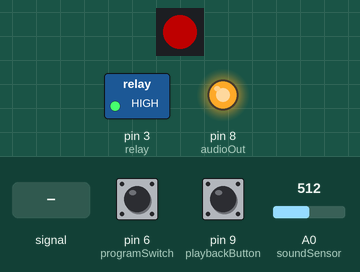
Simulated run of this sketch. Board: Arduino Uno, built with avr-gcc and run on an emulated ATmega328P. Shown: 1 RGB LEDs in strip order, left to right, switched loads named in the sketch (green lamp = pin HIGH), output pins drawn as LEDs (lit = HIGH). The inputs (shaded band) are chosen by the test bench; at power-on: pin 6 (programSwitch) LOW, pin 9 (playbackButton) LOW, A0 (soundSensor) = 512. Dim RGB values are drawn brighter than linear; EEPROM starts erased.

Above: at 7.9 s.
8.0 s: pin 6 (programSwitch) pulled HIGH for 3.2 s
At 9.48 s:
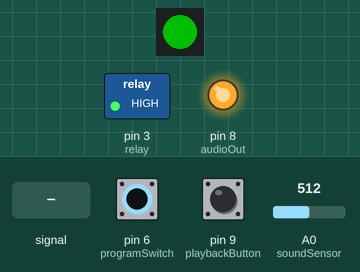
At 11.1 s:
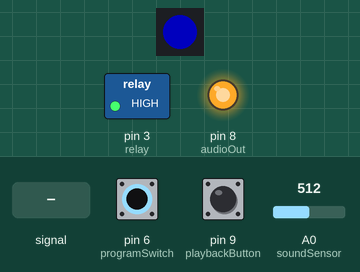
16.2 s: A0 (soundSensor) fed a 200 Hz sine of ±81 counts around its level
22.1 s: pin 9 (playbackButton) pulled HIGH for 3.2 s
At 24.2 s:
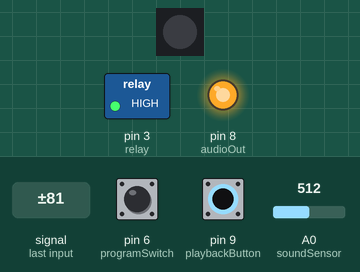
31.0 s: A0 (soundSensor) set to 590
Timing chart, 0 to 35.5 s (numbered marks = the images above; inputs shaded):
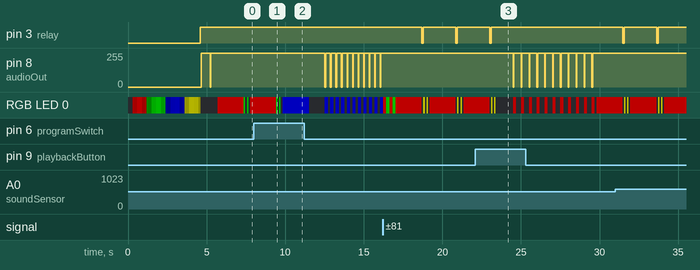

The sketch:

wizardswitch.ino
```cpp
// (licence header left out)
#include <EEPROM.h>
#include <Adafruit_NeoPixel.h>
#ifdef __AVR__
  #include <avr/power.h>
#endif

#define PIN 5

Adafruit_NeoPixel strip = Adafruit_NeoPixel(1, PIN, NEO_GRB + NEO_KHZ800);

const byte eepromValid = 123;    // If the first byte in eeprom is this then the data is valid.

// Pin definitions
const int soundSensor = A0;        // Piezo buzzer on pin A0.
const int programSwitch = 6;       // Used to program in a new pattern
const int relay = 3;               // Relay pin
const int audioOut = 8;            // Audio out from the piezo buzzer
const int playbackButton = 9;      // Used to playback currently stored pattern

// Tuning constants.
const int threshold = 250;           // If sound exceeds this threshold, it is rejected.
const int maxThreshold = 600;         // Automatically reject any noise that is too loud to be the user.
const int rejectValue = 20;          // If an individual sound is off by this percentage it is rejected (Lower value = More strict)
const int averageRejectValue = 15;   // If the average timing of the sounds is off by this percent it is rejected. (Lower value = More strict)
const int fadeTime = 150;            // Time before we listen for another sound. (Debounce timer).
const int patternMax = 10;           // Pattern sound limit. Maximum number of sounds to listen for. (Default is 10)
const int timeOut = 1200;            // Longest time to wait for the next sound before we assume that it's finished.


// Variables
int waitTime = 2;                                                //Time to fade in and out of colors during startup sequence.
int patternArray[patternMax] = {0, 0, 0, 0, 0, 0, 0, 0, 0, 0};   //Array where current pattern is stored
int incomingSound[patternMax];                                   //Array where incoming sounds are stored. To then be compared to the stored pattern.
int soundSensorValue = 0;                                        //Amplitude of the incoming sound from the sound detector board.
boolean programLEDFlag = false;                                  //Needed for the a blue colour to playback properly.
boolean programButtonPressed = false;                            //Flag so we remember the programming button setting at the end of the cycle.
int maxIntervalGlobal = 300;                                     // Needed for pattern playback function. A value needs to be passed in order for the playbackPattern() to work properly.
                                                                  //TODO: Rewrite the playbackPattern() so it does not require this workaround.

void setup() {
  strip.begin();
  strip.setBrightness(80);                // Sets brightness to a comfortable level.
  fade(255, 0, 0, waitTime);              // Red
  fade(0, 255, 0, waitTime);              // Green
  fade(0, 0, 255, waitTime);              // Blue
  fade(255, 255, 0, waitTime);            // Yellow
  readPattern();                          // Load pattern from EEPROM, if any.
  pinMode(relay, OUTPUT);
  digitalWrite(relay, HIGH);
  pinMode(programSwitch, INPUT);
  audioFeedback(500, 1000);              //Play a short tone so user knows device is running
  delay(100);
  audioFeedback(500, 1500);
}

void loop() {

  //Checks to see if playback button is pressed first
  if (digitalRead(playbackButton) == HIGH) {
    playbackPattern(maxIntervalGlobal);
    strip.setPixelColor(0, 0, 0, 0);          // Turn off the LED for normal operation
    strip.show();
    delay(100);
  }


  soundSensorValue = analogRead(soundSensor); // Listen for any sound at all.

  if (digitalRead(programSwitch)==HIGH){      // Is the program button pressed?
    programButtonPressed = true;              // Yes, so lets save that state then turn of the LED for normal operation.
    strip.setPixelColor(0, 0, 0, 0);
    strip.show();
  } else {
    programButtonPressed = false;
    strip.setPixelColor(0, 0, 0, 0);          //If not, just move on.
    strip.show();
  }

  if (soundSensorValue >= threshold && soundSensorValue <= maxThreshold){   //Sound must fall between the two threshold values to be passed on. Otherwise, it is rejected.
    listenToSecretSound();                      //Begin listening to sounds
  }
}

// Records the timing of incoming sounds.
void listenToSecretSound() {

  int i = 0;
  // First lets reset the listening array.
  for (i=0;i<patternMax;i++){
    incomingSound[i]=0;
  }

  int currentSoundNumber=0;         			// Incrementer for the array.
  int startTime=millis();           			// Reference for when this pattern started.
  int now=millis();


  if (programButtonPressed==true){
    strip.setPixelColor(0, 0, 0, 255);       // When programming, the LED will blink blue with every incoming sound
    strip.show();
    programLEDFlag = true;                   // This flag is used so the LED will still be blue during playback to the user.
  } else {
    strip.setPixelColor(0, 255, 0, 0);      // Otherwise, Green blinks for normal operation.
    strip.show();
  }

  delay(fadeTime);                       	        // Wait for this peak to fade before we listen to the next one.
  strip.setPixelColor(0, 0, 0, 0);
  strip.show();

  do {
    //listen for the next sound or wait for it to timeout.
    soundSensorValue = analogRead(soundSensor);
    if (soundSensorValue >= threshold && soundSensorValue <= maxThreshold){

      //record the delay time.
      now=millis();
      incomingSound[currentSoundNumber] = now - startTime;
      currentSoundNumber ++;                             //increment the counter.
      startTime=now;

      // and reset our timer for the next sound
      if (programButtonPressed == true){
        strip.setPixelColor(0, 0, 0, 255);                     // Blue for programming.
        strip.show();
      } else {
        strip.setPixelColor(0, 255, 0, 0);                    // Green for normal use.
        strip.show();
      }
      delay(fadeTime);                              // Again, a little delay to let the sound decay.
      strip.setPixelColor(0, 0, 0, 0);
      strip.show();
      }

    now=millis();

  } while ((now-startTime < timeOut) && (currentSoundNumber < patternMax));

  //We've got our pattern recorded, check to see if it's valid
  if (programButtonPressed == false) {             // Only if we're not in progamming mode.
    if (validatePattern() == true) {
      triggerRelay();
    } else {
  		// Pattern was wrong. Blink the red LED as visual feedback.
      for (i=0; i < 2; i++) {
        strip.setPixelColor(0, 0, 255, 0);
        strip.show();
        delay(100);
        strip.setPixelColor(0, 0, 0, 0);
        strip.show();
        delay(100);
      }
    }
  } else {                            // If we're in programming mode we still validate but do nothing to the relay
    validatePattern();

    // Blink green and red alternately to show that the programming is complete.
    for (i=0; i<2; i++){
      strip.setPixelColor(0, 255, 0, 0);
      strip.show();
      delay(200);
      strip.setPixelColor(0, 0, 255, 0);
      strip.show();
      delay(200);
    }
    strip.setPixelColor(0, 0, 0, 0);      // Turn the LED back off again to signal we are returing to normal operation.
    strip.show();
  }
}


//Actives the relay
void triggerRelay(){
  int i=0;
  digitalWrite(relay, LOW);
  delay(100);
  digitalWrite(relay, HIGH);

  //Green LED blinks for visual feedback
     for (i=0; i < 2; i++) {
      strip.setPixelColor(0, 255, 255, 0);
      strip.show();
      delay(100);
      strip.setPixelColor(0, 0, 0, 0);
      strip.show();
      delay(100);
  }
}

// Plays a tone on the piezo.
// playTime = milliseconds to play the tone
// delayTime = time in microseconds between ticks. (smaller = higher pitch tone.)
void audioFeedback(int playTime, int delayTime) {
  long loopTime = (playTime * 1000L) / delayTime;
  pinMode(audioOut, OUTPUT);
  for (int i = 0; i < loopTime; i++) {
    digitalWrite(audioOut, HIGH);
    delayMicroseconds(delayTime);
    digitalWrite(audioOut, LOW);
  }
  pinMode(audioOut, INPUT);
}


// Compares incoming pattern to the stored pattern. This is where the fun happens, here we go...
// TODO: break it into smaller functions for readability.
boolean validatePattern(){

  int i=0;
  int currentSoundCount = 0;
  int soundCount = 0;
  int maxInterval = 0;          			// Used to normalize the times.

  for(i=0;i<patternMax;i++){
    if(incomingSound[i] > 0){
      currentSoundCount++;
    }
    if(patternArray[i] > 0){
      soundCount++;
    }
    if(incomingSound[i] > maxInterval){ 	//Collect normalization data while we're looping.
      maxInterval = incomingSound[i];
    }
  }

  //If we're recording a new pattern, save the info and get out of here.
  if (programButtonPressed==true){
      for (i = 0; i < patternMax; i++){ // normalize the times
        patternArray[i]= map(incomingSound[i],0, maxInterval, 0, 100);  //Saves new patterns to patternArray array for temporary storage.
      }
      savePattern();
      playbackPattern(maxInterval);
	    return false;                                                   //Returns false so we dont trigger the relay while programming.
  }
  if (currentSoundCount != soundCount){                         //Quickest check first. Returns false if the counts don't match
    return false;
  }


  /*
      Compares the relative intervals of the sounds, not the absolute time between them.
      Easier to input the pattern if the tempo is fast or slow but makes the whole system less precise.
  */


  int totaltimeDifferences=0;
  int timeDiff=0;
  for (i=0;i<patternMax;i++){ // Normalize the times
    incomingSound[i]= map(incomingSound[i],0, maxInterval, 0, 100);
    timeDiff = abs(incomingSound[i]-patternArray[i]);
    if (timeDiff > rejectValue){ // If individual value too far off, the whole pattern string it rejected. (returns false)
      return false;
    }
    totaltimeDifferences += timeDiff;
  }

  if (totaltimeDifferences/soundCount>averageRejectValue){  //If the whole pattern is off by too much, the pattern string is rejected. (returns false)
    return false;
  }
  return true;
}

// Plays back the pattern via LED blinks and beeps on with the buzzer.
void playbackPattern(int maxInterval) {
  if (programLEDFlag == true) {
  strip.setPixelColor(0, 0, 0, 0);
  strip.show();
  delay(1000);
  strip.setPixelColor(0, 0, 0, 255);
  strip.show();
  audioFeedback(200, 1800);
  for (int i = 0; i < patternMax ; i++) {
    strip.setPixelColor(0, 0, 0, 0);
    strip.show();
    // only turn it on if there's a delay
    if (patternArray[i] > 0) {
      delay(map(patternArray[i], 0, 100, 0, maxInterval)); // Expand the time back out to what it was. Roughly.
        strip.setPixelColor(0, 0, 0, 255);
        strip.show();
      audioFeedback(200, 1800);
    }
  }
  strip.setPixelColor(0, 0, 0, 0);
  strip.show();
  programLEDFlag = false;
  } else {
  strip.setPixelColor(0, 0, 0, 0);
  strip.show();
  delay(1000);
  strip.setPixelColor(0, 255, 0, 0);
  strip.show();
  audioFeedback(200, 1800);
  for (int i = 0; i < patternMax ; i++) {
    strip.setPixelColor(0, 0, 0, 0);
    strip.show();
    // only turn it on if there's a delay
    if (patternArray[i] > 0) {
      delay(map(patternArray[i], 0, 100, 0, maxInterval)); // Expand the time back out to what it was. Roughly.
        strip.setPixelColor(0, 255, 0, 0);
        strip.show();
      audioFeedback(200, 1800);
    }
  }
  strip.setPixelColor(0, 0, 0, 0);
  strip.show();
  }
}

// Loads pattern stored in EEPROM, if any.
void readPattern() {
 byte reading;
  int i;
  reading = EEPROM.read(0);
  if (reading == eepromValid) {                   // Only read EEPROM if the signature byte is correct.
    for (int i = 0; i < patternMax ; i++) {
      patternArray[i] =  EEPROM.read(i + 1);
    }
  }
}

// Saves new pattern to EEPROM
void savePattern() {
  EEPROM.write(0, 0);                            // Clear out the signature. That way we know if we didn't finish the write successfully.
  for (int i = 0; i < patternMax; i++) {
    EEPROM.write(i + 1, patternArray[i]);
  }
  EEPROM.write(0, eepromValid);                  // Write the signature so we'll know it's all good.
}

//Fades colour in and out. Used during startup sequence.
void fade(uint8_t red, uint8_t green, uint8_t blue, uint8_t wait) {

  for(uint8_t b=0; b <255; b++) {
     for(uint8_t i=0; i < strip.numPixels(); i++) {
        strip.setPixelColor(i, red*b/255, green*b/255, blue*b/255);
     }
     strip.show();
     delay(wait);
  }

  for(uint8_t b=255; b > 0; b--) {
     for(uint8_t i=0; i < strip.numPixels(); i++) {
        strip.setPixelColor(i, red*b/255, green*b/255, blue*b/255);
     }
     strip.show();
     delay(wait);
  }
  }
```

Measured:
- after the input at 8.0 s, pin 8 (audioOut): alternates 254/255 for 0.31 s and 0/255 for 0.04 s, starting after 4.5 s
- after the input at 22.1 s, pin 3 (relay): goes on until 23.1 s, then stays HIGH; pin 8 (audioOut): alternates 254/255 for 0.46 s and 0/255 for 0.04 s, 22 changes in all, then stays 254/255, starting after 2.4 s
- by itself, pin 3 (relay): alternates HIGH for 2.1 s and LOW for 0.10 s
